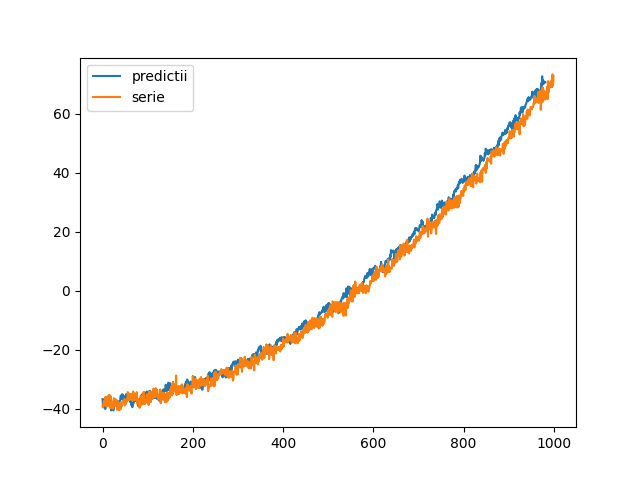

This figure's Python source:
import numpy as np
import matplotlib.pyplot as plt
q=4
p= 12
X = np.linspace(0,10,1000)
trend = X*X+X-5

sezon = np.sin(2*np.pi*2*X)+np.sin(2*np.pi*40*X)

rezidual = np.random.randn(1000)

serie = trend+sezon+rezidual
medie_save=serie.mean()
serie -=serie.mean()


medie = serie.mean()
erori = np.zeros(q)
coeff = np.ones(q) /q


y_pred = serie[q:]

def get_serie(coeff,serie):
    serie_noua = []
    for i in range(q,len(serie)):
        predict = -np.dot(erori,coeff) 
        serie_noua.append(predict)
        erori[0:q-1] = erori[1:q]
        erori[q-1] = predict-serie[i]
    return serie_noua


def get_error(plot=False):

    Y = np.zeros((len(serie)-p,p))

    for i in range(len(serie)-p):
        for j in range(p):
            Y[i][j] = serie[i+j]

    param = np.linalg.inv(Y.T@Y)@Y.T@serie[p:]
    


    pred = Y@(param.T)

    goal = serie.copy()[p:]

    goal-=pred # serie = ar+ma => ma = serie-ar ca sa simplifice calculul


    goal2=get_serie(coeff,goal)

    rez = pred[q:]+goal2
    if plot:
        plt.plot(rez,label="predictii")
        plt.plot(serie,label='serie')
        
        plt.legend()
        
        plt.savefig("ex4.png")
        plt.title(f"predicii vs serie")
        plt.show()
    return np.sum((rez-serie[q+p:])**2)

m = float('inf')

index = -1

for i in range(2,10):
    for j in range(2,10):
        
        p=i
        q=j
        erori = np.zeros(q)
        coeff = np.ones(q) /q
        error = get_error()

        if error<m:
            m=error
            index = [i,j]
        print(f"pentru p={i} si q={j} ,eroare {error}")

print(f"minim optim: {m} cu valori p:{index[0]} q:{index[1]}")

get_error(True)